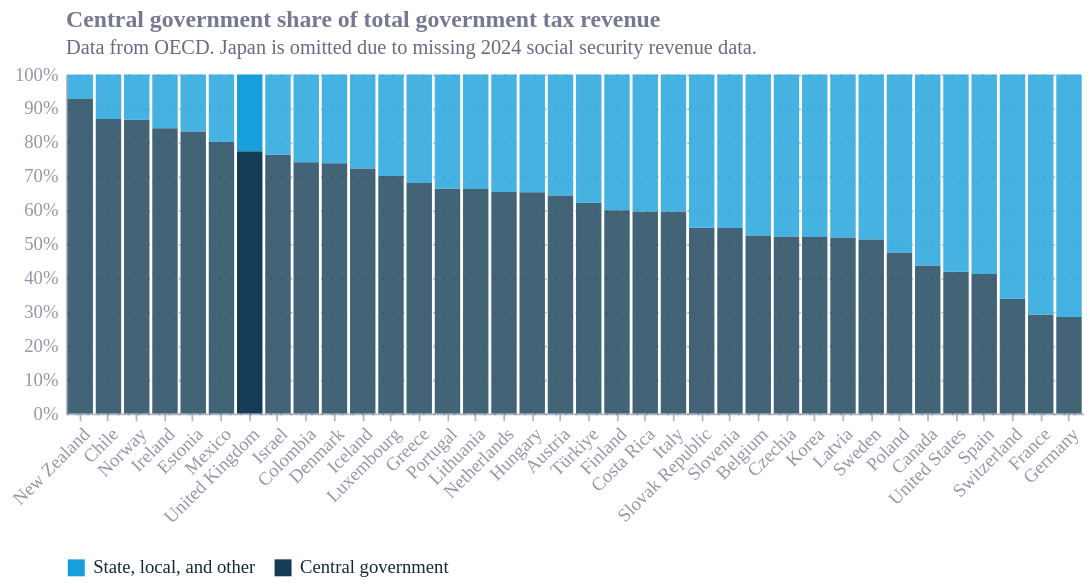

Write the Vega-Lite specification saved for this chart.
### Vega-Lite specification from a JSON file in a GitHub repository (floating-point values rounded to 4 significant figures)
{"config": {"font": "Circular Std", "text": {"color": "#676A86", "align": "left", "baseline": "middle", "dx": 7, "dy": 0, "fontSize": 11}, "view": {"stroke": null, "continuousWidth": 400, "continuousHeight": 300, "discreteWidth": 400, "discreteHeight": 300}, "range": {"category": ["#36B7B4", "#E6224B", "#F4C245", "#0063AF", "#00A767", "#179FDB", "#EB5C2E"], "diverging": ["#E6224B", "#E54753", "#C9C9C9", "#179FDB", "#122B39"], "heatmap": ["#C9C9C9", "#179FDB", "#0063AF", "#122B39"], "ordinal": ["#00A767", "#36B7B4", "#179FDB", "#0063AF", "#243B5A"]}, "bar": {"color": "#179fdb"}, "line": {"color": "#e6224b"}, "rule": {"color": "#676A86"}, "area": {"opacity": 0.3}, "point": {"filled": true, "size": 80, "color": "#e6224b", "opacity": 0.95}, "geoshape": {"stroke": "white", "strokeWidth": 0.3}, "rect": {"fill": "#d6d4d4", "opacity": 0.3}, "axis": {"labelColor": "#676A86", "labelFontSize": 11, "labelFont": "Circular Std", "labelOpacity": 0.7, "tickColor": "#676A86", "tickOpacity": 0.5, "domainColor": "#676A86", "domainOpacity": 0.5, "gridColor": "#676A86", "gridDash": [2, 2], "gridOpacity": 0.5, "title": null, "titleColor": "#676A86", "titleOpacity": 0.8, "tickSize": 4}, "axisXDiscrete": {"grid": false, "labelAngle": 0, "tickCount": 10, "tickOpacity": 0.5, "title": null}, "axisYDiscrete": {"ticks": false, "labelPadding": 5}, "axisXTemporal": {"grid": false, "ticks": true}, "axisXQuantitative": {"grid": true}, "axisYQuantitative": {"gridColor": "#676A86", "gridDash": [1, 5], "gridOpacity": 0.5, "ticks": false, "labelPadding": 5, "tickCount": 8, "titleAngle": 0, "titleAlign": "left", "titleBaseline": "bottom", "titleX": 0, "titleY": -5}, "title": {"color": "#676A86E6", "subtitleColor": "#676A86", "font": "Circular Std", "subtitleFont": "Circular Std", "anchor": "start", "fontSize": 14, "subtitleFontSize": 12, "subtitlePadding": 4, "offset": 0, "frame": "group"}, "legend": {"titleColor": "#122b39", "title": null, "labelColor": "#122b39", "labelFontSize": 11}}, "data": {"name": "data-8d494c77a84e9e7cd1cd794d88d394f3"}, "mark": {"type": "bar"}, "encoding": {"color": {"field": "share_type", "legend": {"direction": "horizontal", "labelLimit": 200, "orient": "bottom", "symbolSize": 100, "symbolType": "square"}, "scale": {"domain": ["State, local, and other", "Central government"], "range": ["#179fdb", "#143c54"]}, "title": null, "type": "nominal"}, "opacity": {"condition": {"test": "(datum.REF_AREA === 'GBR')", "value": 1}, "value": 0.8}, "tooltip": [{"field": "Reference area", "title": "Country", "type": "nominal"}, {"field": "share_type", "title": "Component", "type": "nominal"}, {"field": "share", "format": ".1%", "title": "Share", "type": "quantitative"}], "x": {"axis": {"labelAngle": -45}, "field": "Reference area", "sort": {"field": "central_to_overall_ratio", "order": "descending"}, "type": "nominal"}, "y": {"axis": {"format": "%", "title": null}, "field": "share", "stack": "normalize", "type": "quantitative"}}, "height": 200, "title": {"text": "Central government share of total government tax revenue", "anchor": "start", "subtitle": "Data from OECD. Japan is omitted due to missing 2024 social security revenue data.", "subtitleFontSize": 12}, "width": 600, "$schema": "https://vega.github.io/schema/vega-lite/v6.4.1.json", "datasets": {"data-8d494c77a84e9e7cd1cd794d88d394f3": [{"REF_AREA": "AUT", "Reference area": "Austria", "central_to_overall_ratio": 0.643, "share_type": "Central government", "share": 0.643}, {"REF_AREA": "BEL", "Reference area": "Belgium", "central_to_overall_ratio": 0.5257, "share_type": "Central government", "share": 0.5257}, {"REF_AREA": "CAN", "Reference area": "Canada", "central_to_overall_ratio": 0.4359, "share_type": "Central government", "share": 0.4359}, {"REF_AREA": "CHE", "Reference area": "Switzerland", "central_to_overall_ratio": 0.3387, "share_type": "Central government", "share": 0.3387}, {"REF_AREA": "CHL", "Reference area": "Chile", "central_to_overall_ratio": 0.869, "share_type": "Central government", "share": 0.869}, {"REF_AREA": "COL", "Reference area": "Colombia", "central_to_overall_ratio": 0.7416, "share_type": "Central government", "share": 0.7416}, {"REF_AREA": "CRI", "Reference area": "Costa Rica", "central_to_overall_ratio": 0.5961, "share_type": "Central government", "share": 0.5961}, {"REF_AREA": "CZE", "Reference area": "Czechia", "central_to_overall_ratio": 0.5221, "share_type": "Central government", "share": 0.5221}, {"REF_AREA": "DEU", "Reference area": "Germany", "central_to_overall_ratio": 0.285, "share_type": "Central government", "share": 0.285}, {"REF_AREA": "DNK", "Reference area": "Denmark", "central_to_overall_ratio": 0.7384, "share_type": "Central government", "share": 0.7384}, {"REF_AREA": "ESP", "Reference area": "Spain", "central_to_overall_ratio": 0.4114, "share_type": "Central government", "share": 0.4114}, {"REF_AREA": "EST", "Reference area": "Estonia", "central_to_overall_ratio": 0.8324, "share_type": "Central government", "share": 0.8324}, {"REF_AREA": "FIN", "Reference area": "Finland", "central_to_overall_ratio": 0.6001, "share_type": "Central government", "share": 0.6001}, {"REF_AREA": "FRA", "Reference area": "France", "central_to_overall_ratio": 0.2916, "share_type": "Central government", "share": 0.2916}, {"REF_AREA": "GBR", "Reference area": "United Kingdom", "central_to_overall_ratio": 0.7742, "share_type": "Central government", "share": 0.7742}, {"REF_AREA": "GRC", "Reference area": "Greece", "central_to_overall_ratio": 0.6805, "share_type": "Central government", "share": 0.6805}, {"REF_AREA": "HUN", "Reference area": "Hungary", "central_to_overall_ratio": 0.6532, "share_type": "Central government", "share": 0.6532}, {"REF_AREA": "IRL", "Reference area": "Ireland", "central_to_overall_ratio": 0.8416, "share_type": "Central government", "share": 0.8416}, {"REF_AREA": "ISL", "Reference area": "Iceland", "central_to_overall_ratio": 0.7232, "share_type": "Central government", "share": 0.7232}, {"REF_AREA": "ISR", "Reference area": "Israel", "central_to_overall_ratio": 0.7635, "share_type": "Central government", "share": 0.7635}, {"REF_AREA": "ITA", "Reference area": "Italy", "central_to_overall_ratio": 0.596, "share_type": "Central government", "share": 0.596}, {"REF_AREA": "KOR", "Reference area": "Korea", "central_to_overall_ratio": 0.5211, "share_type": "Central government", "share": 0.5211}, {"REF_AREA": "LTU", "Reference area": "Lithuania", "central_to_overall_ratio": 0.6626, "share_type": "Central government", "share": 0.6626}, {"REF_AREA": "LUX", "Reference area": "Luxembourg", "central_to_overall_ratio": 0.7007, "share_type": "Central government", "share": 0.7007}, {"REF_AREA": "LVA", "Reference area": "Latvia", "central_to_overall_ratio": 0.5194, "share_type": "Central government", "share": 0.5194}, {"REF_AREA": "MEX", "Reference area": "Mexico", "central_to_overall_ratio": 0.8012, "share_type": "Central government", "share": 0.8012}, {"REF_AREA": "NLD", "Reference area": "Netherlands", "central_to_overall_ratio": 0.6538, "share_type": "Central government", "share": 0.6538}, {"REF_AREA": "NOR", "Reference area": "Norway", "central_to_overall_ratio": 0.8665, "share_type": "Central government", "share": 0.8665}, {"REF_AREA": "NZL", "Reference area": "New Zealand", "central_to_overall_ratio": 0.9284, "share_type": "Central government", "share": 0.9284}, {"REF_AREA": "POL", "Reference area": "Poland", "central_to_overall_ratio": 0.4754, "share_type": "Central government", "share": 0.4754}, {"REF_AREA": "PRT", "Reference area": "Portugal", "central_to_overall_ratio": 0.6633, "share_type": "Central government", "share": 0.6633}, {"REF_AREA": "SVK", "Reference area": "Slovak Republic", "central_to_overall_ratio": 0.5482, "share_type": "Central government", "share": 0.5482}, {"REF_AREA": "SVN", "Reference area": "Slovenia", "central_to_overall_ratio": 0.5478, "share_type": "Central government", "share": 0.5478}, {"REF_AREA": "SWE", "Reference area": "Sweden", "central_to_overall_ratio": 0.5133, "share_type": "Central government", "share": 0.5133}, {"REF_AREA": "TUR", "Reference area": "Türkiye", "central_to_overall_ratio": 0.6217, "share_type": "Central government", "share": 0.6217}, {"REF_AREA": "USA", "Reference area": "United States", "central_to_overall_ratio": 0.4185, "share_type": "Central government", "share": 0.4185}, {"REF_AREA": "AUT", "Reference area": "Austria", "central_to_overall_ratio": 0.643, "share_type": "State, local, and other", "share": 0.357}, {"REF_AREA": "BEL", "Reference area": "Belgium", "central_to_overall_ratio": 0.5257, "share_type": "State, local, and other", "share": 0.4743}, {"REF_AREA": "CAN", "Reference area": "Canada", "central_to_overall_ratio": 0.4359, "share_type": "State, local, and other", "share": 0.5641}, {"REF_AREA": "CHE", "Reference area": "Switzerland", "central_to_overall_ratio": 0.3387, "share_type": "State, local, and other", "share": 0.6613}, {"REF_AREA": "CHL", "Reference area": "Chile", "central_to_overall_ratio": 0.869, "share_type": "State, local, and other", "share": 0.131}, {"REF_AREA": "COL", "Reference area": "Colombia", "central_to_overall_ratio": 0.7416, "share_type": "State, local, and other", "share": 0.2584}, {"REF_AREA": "CRI", "Reference area": "Costa Rica", "central_to_overall_ratio": 0.5961, "share_type": "State, local, and other", "share": 0.4039}, {"REF_AREA": "CZE", "Reference area": "Czechia", "central_to_overall_ratio": 0.5221, "share_type": "State, local, and other", "share": 0.4779}, {"REF_AREA": "DEU", "Reference area": "Germany", "central_to_overall_ratio": 0.285, "share_type": "State, local, and other", "share": 0.715}, {"REF_AREA": "DNK", "Reference area": "Denmark", "central_to_overall_ratio": 0.7384, "share_type": "State, local, and other", "share": 0.2616}, {"REF_AREA": "ESP", "Reference area": "Spain", "central_to_overall_ratio": 0.4114, "share_type": "State, local, and other", "share": 0.5886}, {"REF_AREA": "EST", "Reference area": "Estonia", "central_to_overall_ratio": 0.8324, "share_type": "State, local, and other", "share": 0.1676}, {"REF_AREA": "FIN", "Reference area": "Finland", "central_to_overall_ratio": 0.6001, "share_type": "State, local, and other", "share": 0.3999}, {"REF_AREA": "FRA", "Reference area": "France", "central_to_overall_ratio": 0.2916, "share_type": "State, local, and other", "share": 0.7084}, {"REF_AREA": "GBR", "Reference area": "United Kingdom", "central_to_overall_ratio": 0.7742, "share_type": "State, local, and other", "share": 0.2258}, {"REF_AREA": "GRC", "Reference area": "Greece", "central_to_overall_ratio": 0.6805, "share_type": "State, local, and other", "share": 0.3195}, {"REF_AREA": "HUN", "Reference area": "Hungary", "central_to_overall_ratio": 0.6532, "share_type": "State, local, and other", "share": 0.3468}, {"REF_AREA": "IRL", "Reference area": "Ireland", "central_to_overall_ratio": 0.8416, "share_type": "State, local, and other", "share": 0.1584}, {"REF_AREA": "ISL", "Reference area": "Iceland", "central_to_overall_ratio": 0.7232, "share_type": "State, local, and other", "share": 0.2768}, {"REF_AREA": "ISR", "Reference area": "Israel", "central_to_overall_ratio": 0.7635, "share_type": "State, local, and other", "share": 0.2365}, {"REF_AREA": "ITA", "Reference area": "Italy", "central_to_overall_ratio": 0.596, "share_type": "State, local, and other", "share": 0.404}, {"REF_AREA": "KOR", "Reference area": "Korea", "central_to_overall_ratio": 0.5211, "share_type": "State, local, and other", "share": 0.4789}, {"REF_AREA": "LTU", "Reference area": "Lithuania", "central_to_overall_ratio": 0.6626, "share_type": "State, local, and other", "share": 0.3374}, {"REF_AREA": "LUX", "Reference area": "Luxembourg", "central_to_overall_ratio": 0.7007, "share_type": "State, local, and other", "share": 0.2993}, {"REF_AREA": "LVA", "Reference area": "Latvia", "central_to_overall_ratio": 0.5194, "share_type": "State, local, and other", "share": 0.4806}, {"REF_AREA": "MEX", "Reference area": "Mexico", "central_to_overall_ratio": 0.8012, "share_type": "State, local, and other", "share": 0.1988}, {"REF_AREA": "NLD", "Reference area": "Netherlands", "central_to_overall_ratio": 0.6538, "share_type": "State, local, and other", "share": 0.3462}, {"REF_AREA": "NOR", "Reference area": "Norway", "central_to_overall_ratio": 0.8665, "share_type": "State, local, and other", "share": 0.1335}, {"REF_AREA": "NZL", "Reference area": "New Zealand", "central_to_overall_ratio": 0.9284, "share_type": "State, local, and other", "share": 0.07162}, {"REF_AREA": "POL", "Reference area": "Poland", "central_to_overall_ratio": 0.4754, "share_type": "State, local, and other", "share": 0.5246}, {"REF_AREA": "PRT", "Reference area": "Portugal", "central_to_overall_ratio": 0.6633, "share_type": "State, local, and other", "share": 0.3367}, {"REF_AREA": "SVK", "Reference area": "Slovak Republic", "central_to_overall_ratio": 0.5482, "share_type": "State, local, and other", "share": 0.4518}, {"REF_AREA": "SVN", "Reference area": "Slovenia", "central_to_overall_ratio": 0.5478, "share_type": "State, local, and other", "share": 0.4522}, {"REF_AREA": "SWE", "Reference area": "Sweden", "central_to_overall_ratio": 0.5133, "share_type": "State, local, and other", "share": 0.4867}, {"REF_AREA": "TUR", "Reference area": "Türkiye", "central_to_overall_ratio": 0.6217, "share_type": "State, local, and other", "share": 0.3783}, {"REF_AREA": "USA", "Reference area": "United States", "central_to_overall_ratio": 0.4185, "share_type": "State, local, and other", "share": 0.5815}]}}
